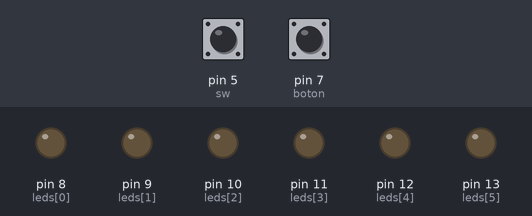
This sketch was run on a simulated Arduino Uno, built with avr-gcc and run on an emulated ATmega328P. Shown: output pins drawn as LEDs (lit = HIGH). Inputs (shaded band) come from the test bench; at power-on: pin 5 (sw) LOW, pin 7 (boton) HIGH.

Above: at 1.2 s.
1.3 s: pin 5 (sw) pulled HIGH for 0.15 s
At 1.4 s:
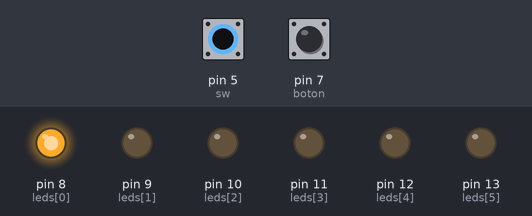
4.3 s: pin 7 (boton) pulled LOW for 1 s
At 6.2 s:
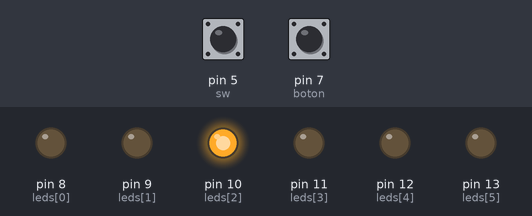
7.0 s: pin 7 (boton) pulled LOW for 0.15 s
At 7.6 s:
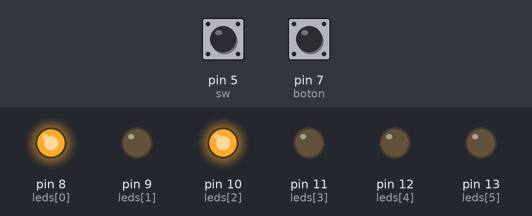
8.8 s: pin 5 (sw) pulled HIGH for 1 s
At 9.3 s:
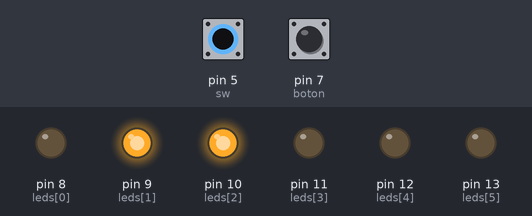
11.8 s: pin 7 (boton) pulled LOW for 3.2 s
At 15.9 s:
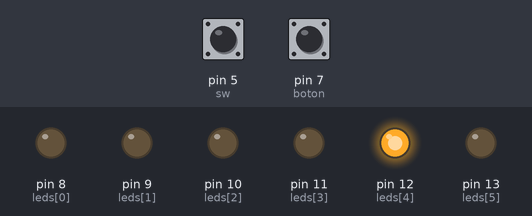
16.5 s: pin 5 (sw) pulled HIGH for 0.15 s
At 16.6 s:
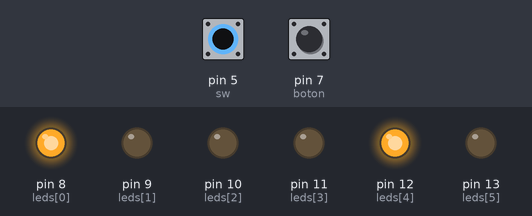
Timing chart, 0 to 20.2 s (numbered marks = the images above; inputs shaded):
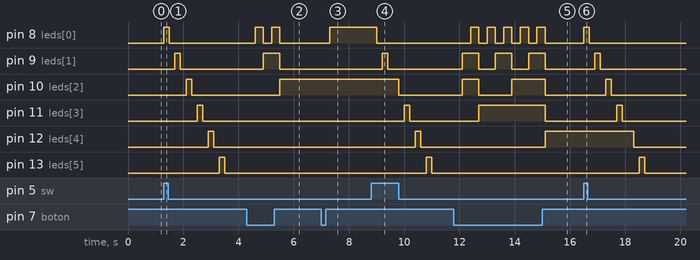

Measured:
- after the input at 1.3 s, pin 8 (leds[0]): LOW → HIGH at once, → LOW 0.20 s later; pin 9 (leds[1]): LOW → HIGH after 0.40 s, → LOW 0.20 s later; pin 10 (leds[2]): LOW → HIGH after 0.80 s, → LOW 0.20 s later; pin 11 (leds[3]): LOW → HIGH after 1.2 s, → LOW 0.20 s later; pin 12 (leds[4]): LOW → HIGH after 1.6 s, → LOW 0.20 s later
- after the input at 4.3 s, pin 8 (leds[0]): alternates HIGH for 0.30 s and LOW for 0.30 s, 4 changes in all, then stays LOW, starting after 0.30 s; pin 9 (leds[1]): LOW → HIGH after 0.60 s, → LOW 0.60 s later; pin 10 (leds[2]): LOW → HIGH after 1.2 s
- after the input at 7.0 s, pin 8 (leds[0]): LOW → HIGH after 0.30 s
- after the input at 8.8 s, pin 8 (leds[0]): HIGH → LOW after 0.20 s; pin 9 (leds[1]): LOW → HIGH after 0.40 s, → LOW 0.20 s later; pin 10 (leds[2]): HIGH → LOW after 1.0 s; pin 11 (leds[3]): LOW → HIGH after 1.2 s, → LOW 0.20 s later; pin 12 (leds[4]): LOW → HIGH after 1.6 s, → LOW 0.20 s later
- after the input at 11.8 s, pin 8 (leds[0]): alternates HIGH for 0.30 s and LOW for 0.30 s, 10 changes in all, then stays LOW, starting after 0.60 s; pin 9 (leds[1]): alternates HIGH for 0.60 s and LOW for 0.60 s, 6 changes in all, then stays LOW, starting after 0.30 s
- after the input at 16.5 s, pin 8 (leds[0]): LOW → HIGH at once, → LOW 0.20 s later; pin 9 (leds[1]): LOW → HIGH after 0.40 s, → LOW 0.20 s later; pin 10 (leds[2]): LOW → HIGH after 0.80 s, → LOW 0.20 s later; pin 11 (leds[3]): LOW → HIGH after 1.2 s, → LOW 0.20 s later; pin 12 (leds[4]): HIGH → LOW after 1.8 s

The sketch:

ejercicio4.ino
```cpp
/*
 * CAPÍTULO II: PUERTOS DIGITALES
 * CÓDIGO 4: Manejo de ciclos de programación con puertos entrada-salida
 * Objetivo: Encender y apagar leds en dependencia con botones y switchs
 *           en relación a ciclos de programación.
 */
#define sw 5 // uso de #define para entrada digital del pin 7
#define boton 7// uso de #define para entrada digital del pin 7

const int leds [6]={8,9,10,11,12,13};

int i=0; //contador de ciclo for
int j=0; // contador de ciclo if
int bin=0;

// metodo de incialización
void setup() {
//configuración de pines como salida
for(i=0;i<6;i++){
    pinMode(leds[i],OUTPUT);
  }
i=0;
pinMode(boton,INPUT); // entrada digital del pin 7
pinMode(sw,INPUT); // entrada digital del pin 6
}

//ciclo infinito mientras el arduino este funcionando
void loop() {
 while(digitalRead(sw)==HIGH){ // condición que active el sw en alto
  //Los leds se encienden y apagan secuencialmente
    for(i=0;i<6;i++){ // ciclo de juego de leds, recorre desde 0 a 5, son 6 posiciones
        digitalWrite(leds[i],HIGH); //Envía 5v en la posición de i
        delay(200); // se detiene microncontrolador por medio segundo
        digitalWrite(leds[i],LOW); //Envía 0v en la posición de i
        delay(200); // se detiene microncontrolador por medio segundo
      }
  }

//contador binario de 6 bits ->64 en decimal
  if(digitalRead(boton)==LOW){ // condición que active el boton en bajo
    delay(300); // delay antirebotes
     bin=0; // condición de variable binaria
      j++; // contador binario
      PORTB=bin|j; // función AND asginada a puerto B.
      }
}
```
